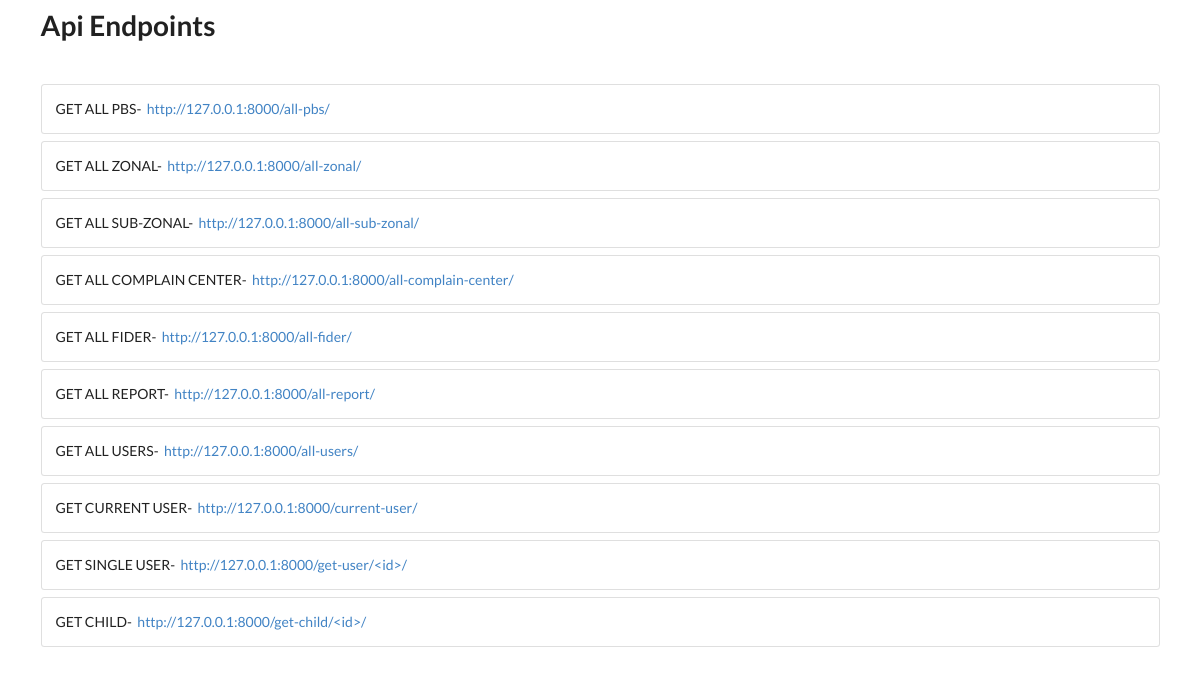
The page / on the database its author committed.
### endpoint/models.py (models this page shows, shortened)
class EndPoints(models.Model):
    name = models.CharField(max_length=200)
    link = models.CharField(max_length = 200)

### endpoint/views.py (the view)
# urls.py: path("", endPointsPBS, name="end-points"),
def endPointsPBS(request):
    endpoints = EndPoints.objects.all()
    context = {
        "endpoints": endpoints
    }
    return render(request, "pbs.html", context)

### endpoint/templates/pbs.html
{% extends 'base.html' %} {% block content %}
<div class="container mt-2">
    <h1>Api Endpoints</h1>
    <br>
  {% for endpoint in endpoints %}
  <div class="card my-2">
    <div class="card-body">
      {{endpoint.name}}-&nbsp
      <a href="{{endpoint.link}}"> http://127.0.0.1:8000/{{endpoint.link}}</a>
    </div>
  </div>
  {% endfor %}
</div>
{% endblock content %}

### templates/base.html (shortened to what this page needs)
{% load static %}
<!DOCTYPE html>
<html lang="en">
  <head>
    <link
      href="https://cdn.jsdelivr.net/npm/bootstrap@5.1.3/dist/css/bootstrap.min.css"
      rel="stylesheet"
    />
    <link
      rel="stylesheet"
      type="text/css"
      href="https://cdnjs.cloudflare.com/ajax/libs/semantic-ui/2.2.14/semantic.min.css"
    />
  </head>
  <body>
    <div>{% block content %} {% endblock content %}</div>
  </body>
</html>

### rows shown on the page
EndPoints: name "GET ALL PBS", link "all-pbs/"
EndPoints: name "GET ALL ZONAL", link "all-zonal/"
EndPoints: name "GET ALL SUB-ZONAL", link "all-sub-zonal/"
EndPoints: name "GET ALL COMPLAIN CENTER", link "all-complain-center/"
EndPoints: name "GET ALL FIDER", link "all-fider/"
EndPoints: name "GET ALL REPORT", link "all-report/"
EndPoints: name "GET ALL USERS", link "all-users/"
EndPoints: name "GET CURRENT USER", link "current-user/"
EndPoints: name "GET SINGLE USER", link "get-user/<id>/"
EndPoints: name "GET CHILD", link "get-child/<id>/"
